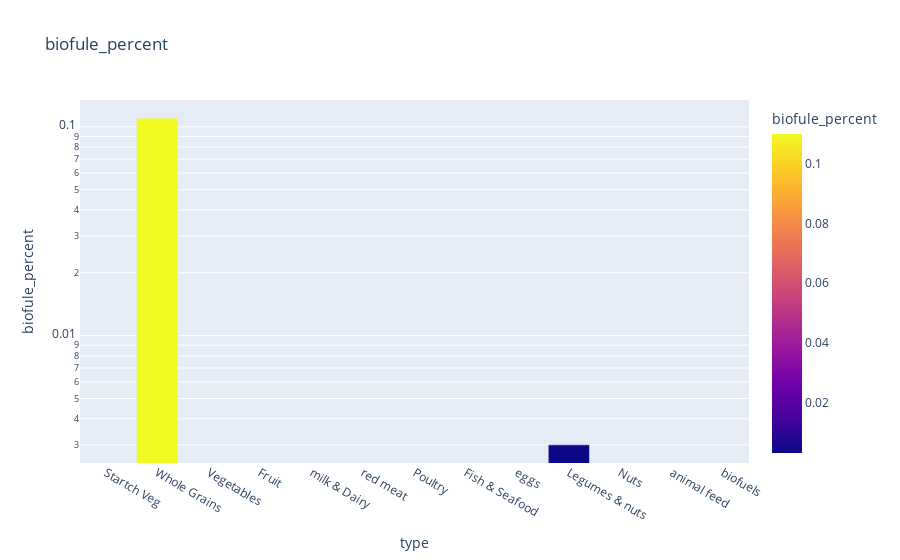

This figure's notebook cell:
### Code cell
plt.figure(figsize=(10, 5))
fig = px.bar(food_make_df, x='type', y='biofule_percent',
             color='biofule_percent', log_y=True, title="biofule_percent")
fig.show()

### Figure 1 — Plotly figure (JSON) as saved in the notebook; plotly's stock layout.template omitted (floating-point values rounded to 4 significant figures)
{"data": [{"alignmentgroup": "True", "hovertemplate": "type=%{x}<br>biofule_percent=%{marker.color}<extra></extra>", "legendgroup": "", "marker": {"color": [null, 0.11, null, null, null, null, null, null, null, 0.003, null, null, null, null, null], "coloraxis": "coloraxis", "pattern": {"shape": ""}}, "name": "", "offsetgroup": "", "orientation": "v", "showlegend": false, "textposition": "auto", "type": "bar", "x": ["Startch Veg", "Whole Grains", "Vegetables", "Fruit", "milk & Dairy", "red meat", "Poultry", "Fish & Seafood", "eggs", "Legumes & nuts", "Nuts", null, null, "animal feed", "biofuels"], "xaxis": "x", "y": [null, 0.11, null, null, null, null, null, null, null, 0.003, null, null, null, null, null], "yaxis": "y"}], "layout": {"barmode": "relative", "coloraxis": {"colorbar": {"title": {"text": "biofule_percent"}}, "colorscale": [[0, "#0d0887"], [0.1111, "#46039f"], [0.2222, "#7201a8"], [0.3333, "#9c179e"], [0.4444, "#bd3786"], [0.5556, "#d8576b"], [0.6667, "#ed7953"], [0.7778, "#fb9f3a"], [0.8889, "#fdca26"], [1, "#f0f921"]]}, "legend": {"tracegroupgap": 0}, "title": {"text": "biofule_percent"}, "xaxis": {"anchor": "y", "domain": [0, 1], "title": {"text": "type"}}, "yaxis": {"anchor": "x", "domain": [0, 1], "title": {"text": "biofule_percent"}, "type": "log"}}}
